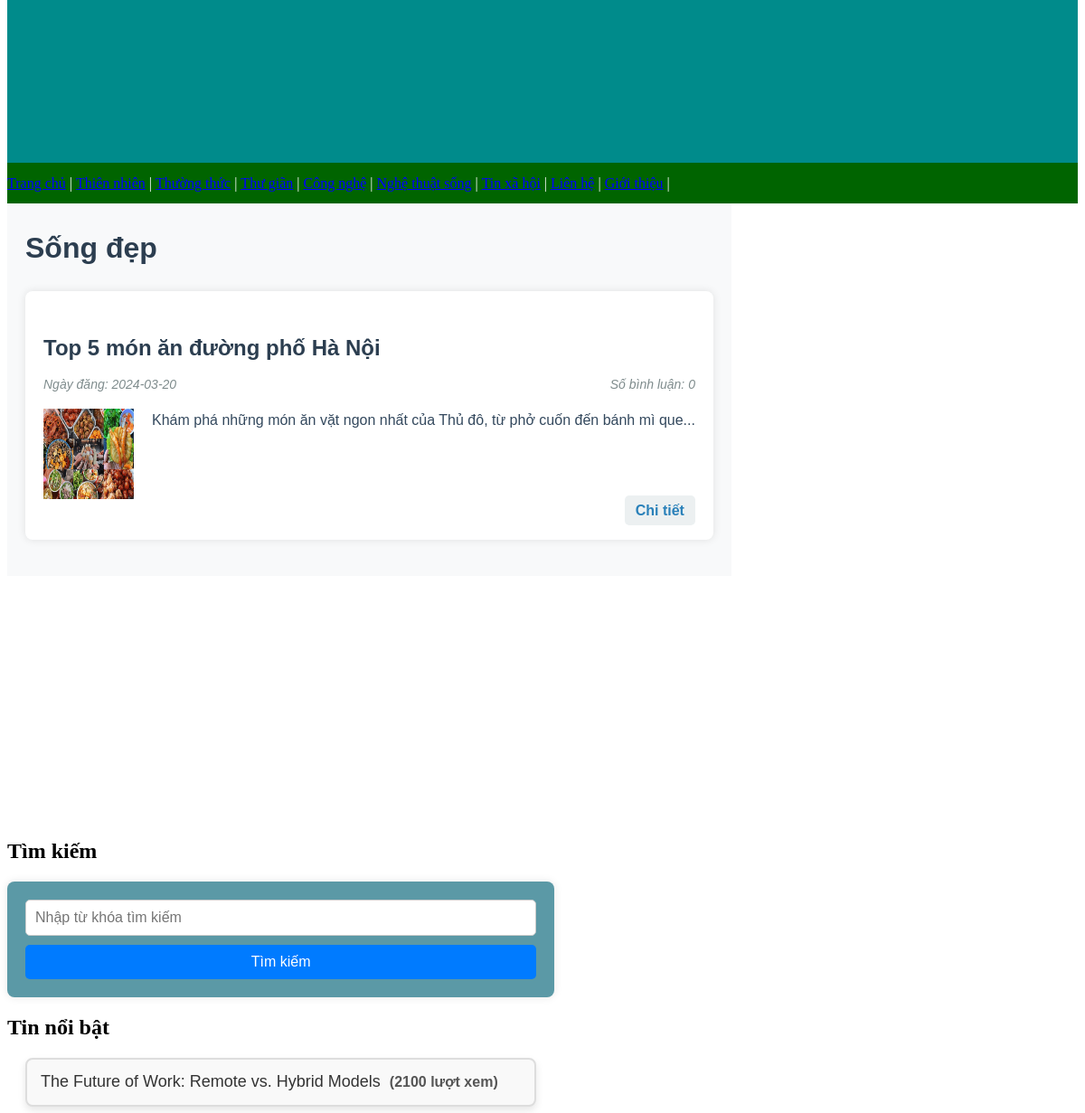
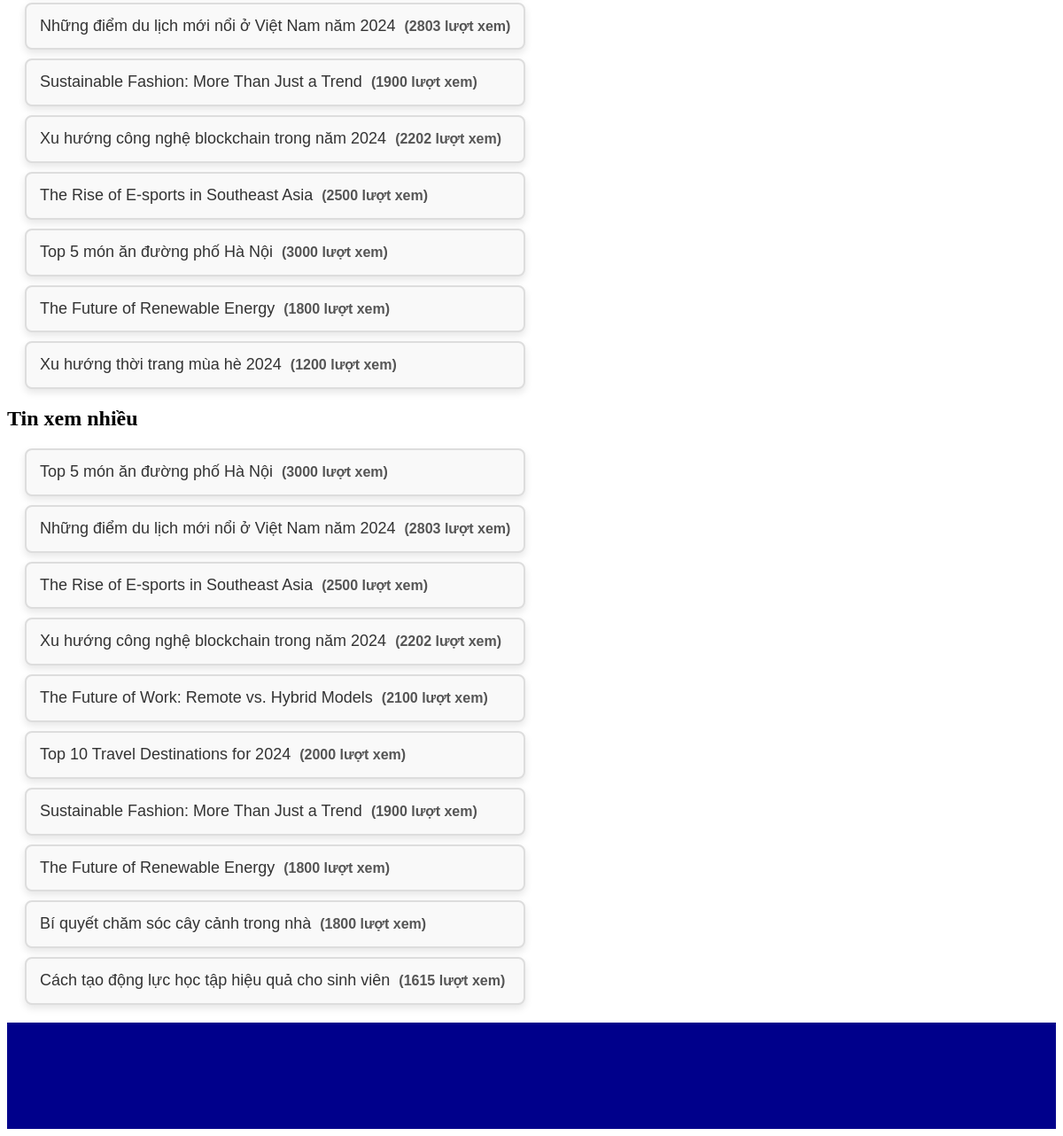
Screenshot of /index.php?page=theloai&tintrongtheloai.php&idTL=6 with the database file from the repository (2 pictures, top to bottom).
### tables this page shows
CREATE TABLE `theloai` (
  `idTL` int(11) NOT NULL,
  `lang` varchar(11) NOT NULL,
  `TenTL` varchar(255) NOT NULL,
  `ThuTu` int(11) NOT NULL,
  `AnHien` int(11) NOT NULL,
  `HienMenu` int(11) NOT NULL
);

CREATE TABLE `tin` (
  `idTin` int(11) NOT NULL,
  `lang` varchar(2) NOT NULL,
  `TieuDe` text NOT NULL,
  `TomTat` text NOT NULL,
  `Content` text DEFAULT NULL,
  `urlHinh` varchar(255) NOT NULL,
  `Ngay` date NOT NULL,
  `idTL` int(11) NOT NULL,
  `idLT` int(11) NOT NULL,
  `SoLanXem` int(11) NOT NULL,
  `NoiBat` int(11) NOT NULL,
  `AnHien` int(11) NOT NULL
);

CREATE TABLE `loaitin` (
  `idLT` int(11) NOT NULL,
  `lang` varchar(2) NOT NULL,
  `Ten` varchar(255) NOT NULL,
  `ThuTu` int(11) NOT NULL,
  `AnHien` int(11) NOT NULL,
  `idTL` int(11) NOT NULL
);

### tinxemnhieu.php (the view, shortened to what this page needs)
<?php require_once "connectdb.php";
try {
    $sql = "SELECT idTin, TieuDe, SoLanXem FROM tin WHERE AnHien=1 ORDER BY SoLanXem DESC LIMIT 0,10";
    $kq = $conn->query($sql);
} catch (Exception $e) {
    die("Lỗi thực thi sql: " . $e->getMessage());
}
?>
<div id="txn" class="data">
    <?php foreach ($kq as $tin) {
    ?>
        <a href="index.php?page=tin&tinchitiet.php&idTin=<?php echo $tin['idTin'] ?>">
            <?php
            echo "<p>", $tin['TieuDe'], "<span>(", $tin['SoLanXem'], " lượt xem)</span></p>";
            ?>
        </a>
    <?php
    } ?>
</div>

### menu.php (shortened to what this page needs)
<?php
require_once "connectdb.php";
$sql_1 = "SELECT idTL, TenTL FROM theloai WHERE AnHien=1 AND lang='vi' " . "ORDER BY ThuTu DESC";
$theloai = $conn->query($sql_1);
?>
<ul class="menu1">
    <li><a href="index.php"> Trang chủ</a></li>
    <?php
    foreach ($theloai as $row) {
    ?>
        <li><a href="index.php?page=theloai&tintrongtheloai.php&idTL=<?php echo $row['idTL'] ?>"><?php echo $row['TenTL'] ?></a></li>
    <?php
    }
    ?>
    <li><a href="index.php?page=lienhe">Liên hệ</a></li>
    <li><a href="index.php?page=gioithieu">Giới thiệu</a></li>
</ul>

### tintrongtheloai.php (shortened to what this page needs)
<?php
require_once "index.php";
$idTL = $_GET['idTL'];
settype($idTL, "int");
$sql = "SELECT idTin,idLT, TieuDe, TomTat, Ngay, urlHinh FROM tin WHERE idTL=$idTL AND AnHien=1";
global $conn;
$kq = $conn->query($sql);
$lastIDLT = null;
?>
<div class="dstin">
    <?php
    foreach ($kq as $tin) {
        $idLT = $tin['idLT'];
        $sql = "SELECT idLT,Ten FROM loaitin WHERE idLT=$idLT AND AnHien=1";
        global $conn;
        $loaitin = $conn->query($sql);
        $loaitin = $loaitin->fetch();
        if ($lastIDLT !== $idLT) {
            echo "<h1><a href='index.php?page=loai&tintrongloai.php&idLT={$loaitin['idLT']}'>" . $loaitin['Ten'] . "</a></h1>";
            $lastIDLT = $idLT;
        }
    ?>
        <div class="tin">
            <h3 class="tieude">
                <a href="index.php?page=tin&tinchitiet.php&idTin=<?php echo $tin['idTin'] ?>">
                    <?= $tin['TieuDe'] ?>
                </a>
            </h3>
            <div class="info">
                <span class="ngay">Ngày đăng: <?= $tin['Ngay']; ?> </span>
                <span class="binhluan">Số bình luận: 0 </span>
            </div>
            <div class="container1">
                <img src="<?= $tin['urlHinh'] ?>" height="100" width="100px">
                <div class="tomtat">
                    <?= $tin['TomTat'] ?>
                </div>
            </div>
            <div class="chitiet">
                <a href="index.php?page=tin&tinchitiet.php&idTin=<?php echo $tin['idTin'] ?>">
                    Chi tiết
                </a>
            </div>
        </div>
    <?php
    }
    ?>
</div>

### tinnoibat.php (shortened to what this page needs)
<?php require_once "connectdb.php";
try {
    $sql = "SELECT idTin, TieuDe, SoLanXem FROM tin WHERE NoiBat=1 ORDER BY Ngay DESC LIMIT 0,8";
    $kq = $conn->query($sql);
} catch (Exception $e) {
    die("Lỗi thực thi sql: " . $e->getMessage());
}
?>
<div id="txn" class="data">
    <?php foreach ($kq as $tin) {
    ?>
        <a href="index.php?page=tin&tinchitiet.php&idTin=<?php echo $tin['idTin'] ?>">
            <?php echo "<p>", $tin['TieuDe'], "<span>(", $tin['SoLanXem'], " lượt xem)</span></p>"; ?>
        </a>
    <?php
    } ?>
</div>

### menu.php (style rules this page uses)
.menu1 { margin: 0; padding: 0; list-style: none }
.menu1 li { display: inline-block; height: 45px; line-height: 45px; text-align: center; color: white; }
.menu1 li::after { content: ' | ' }
.menu1 li a { color: blue; }

### tintrongtheloai.php (style rules this page uses)
.dstin { margin: 0 auto; padding: 20px; background-color: #f8f9fa; font-family: 'Arial', sans-serif; line-height: 1.6; color: #333; }
.tin { padding: 20px; margin-bottom: 20px; background-color: #fff; border-radius: 8px; box-shadow: 0 0 10px rgba(0, 0, 0, 0.1); }
.tieude { font-size: 24px; font-weight: bold; margin-bottom: 10px; }
.tieude a { text-decoration: none; color: #2c3e50; }
.info { display: flex; justify-content: space-between; margin-bottom: 15px; font-size: 14px; color: #7f8c8d; }
.ngay, .binhluan { font-style: italic; }
.container1 { display: flex; gap: 20px; align-items: flex-start; }
.tomtat { font-size: 16px; color: #34495e; margin-bottom: 15px; }
.chitiet { text-align: right; }
h1 a { text-decoration: none; color: #2c3e50; }
.chitiet a { text-decoration: none; color: #2980b9; font-weight: bold; background-color: #ecf0f1; padding: 8px 12px; border-radius: 5px; transition: background-color 0.3s, color 0.3s; }

### tinnoibat.php (style rules this page uses)
.data { font-family: Arial, sans-serif; line-height: 1.8em; margin: 20px; }
.data a { text-decoration: none; }
.data p { font-size: 18px; color: #333; margin: 10px 0; padding: 10px 15px; border: 2px solid #ddd; border-radius: 8px; background-color: #f9f9f9; box-shadow: 0 4px 8px rgba(0, 0, 0, 0.1); transition: transform 0.2s, box-shadow 0.2s; }
.data p span { font-size: 16px; color: #555; margin-left: 10px; font-weight: bold; }

### tinxemnhieu.php (style rules this page uses)
.data { font-family: Arial, sans-serif; line-height: 1.8em; margin: 20px; }
.data a { text-decoration: none; }
.data p { font-size: 18px; color: #333; margin: 10px 0; padding: 10px 15px; border: 2px solid #ddd; border-radius: 8px; background-color: #f9f9f9; box-shadow: 0 4px 8px rgba(0, 0, 0, 0.1); transition: transform 0.2s, box-shadow 0.2s; }
.data p span { font-size: 16px; color: #555; margin-left: 10px; font-weight: bold; }

### rows the page displays
theloai: TenTL "Thiên nhiên"
theloai: TenTL "Thường thức"
theloai: TenTL "Thư giãn"
theloai: TenTL "Công nghệ"
theloai: TenTL "Nghệ thuật sống"
theloai: TenTL "Tin xã hội"
tin: loaitin.Ten "Sống đẹp", TieuDe "Top 5 món ăn đường phố Hà Nội", Ngay "2024-03-20", urlHinh (picture), TomTat "Khám phá những món ăn vặt ngon nhất của Thủ đô, từ phở cuốn đến bánh mì que...", SoLanXem "3000"
tin: TieuDe "The Future of Work: Remote vs. Hybrid Models", SoLanXem "2100"
tin: TieuDe "Những điểm du lịch mới nổi ở Việt Nam năm 2024", SoLanXem "2803"
tin: TieuDe "Sustainable Fashion: More Than Just a Trend", SoLanXem "1900"
tin: TieuDe "Xu hướng công nghệ blockchain trong năm 2024", SoLanXem "2202"
tin: TieuDe "The Rise of E-sports in Southeast Asia", SoLanXem "2500"
tin: TieuDe "The Future of Renewable Energy", SoLanXem "1800"
tin: TieuDe "Xu hướng thời trang mùa hè 2024", SoLanXem "1200"
tin: TieuDe "Top 10 Travel Destinations for 2024", SoLanXem "2000"
tin: TieuDe "Bí quyết chăm sóc cây cảnh trong nhà", SoLanXem "1800"
tin: TieuDe "Cách tạo động lực học tập hiệu quả cho sinh viên", SoLanXem "1615"
